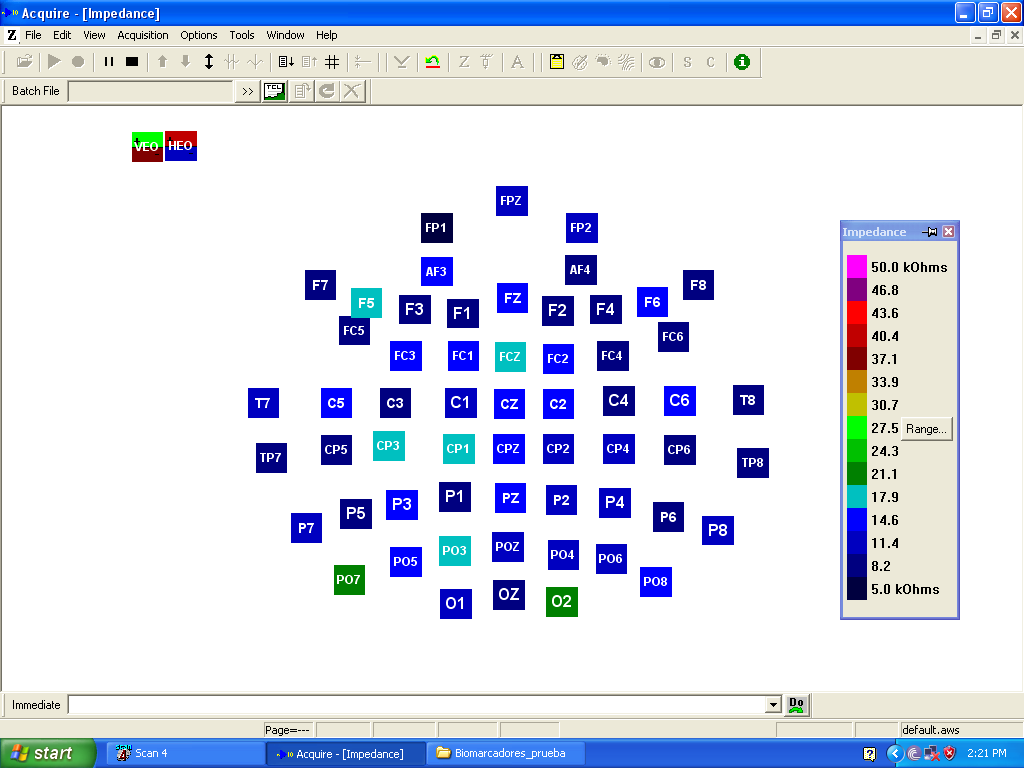
#> input picture images/1.bmp, 1024 x 768 px
$ python -i impedance.py   (imports and definitions only)
#> lines starting #> are read from the running program, lines starting #| are printed output that depends on the picture; after the words box and inside, x2 and y2 are one past the last pixel; in counts of white or black regions, pixels touching at a corner belong together
#> in get_electrodes, img_raw is the input picture: shape (768, 1024, 3); mean B, G, R 235.7, 220.5, 214.4
#--------------------------------------------------------------------------------------------------
#--------------------Extraccion de impedancias en escala de color----------------------------------
#--------------------------------------------------------------------------------------------------
#-------------Alexis Rafael del Carmen Ávila Ortiz--------CC 1083555169----------------------------
#-------------alexis.avila@udea.edu.co--------------------Wpp +57 305 2230574----------------------
#--------------------------------------------------------------------------------------------------
#-------------Yorguin José Mantilla Ramos-----------------CC 1127617499----------------------------
#-------------yorguinj.mantilla@udea.edu.co---------------Wpp +57 311 5154452----------------------
#--------------------------------------------------------------------------------------------------
#--------------------------------------------------------------------------------------------------
#--------------------------------------------------------------------------------------------------
#----------------------Estudiantes Facultad de Ingenieria  ----------------------------------------
#--------Curso Básico de Procesamiento de Imágenes y Visión Artificial-----------------------------
#--------------------------Septiembre de 2021------------------------------------------------------
#--------------------------------------------------------------------------------------------------
import cv2                          # Para el procesamiento de Imagenes
import numpy as np                  # Para manejo de matricesS
import os                           # Para la manipulacion del sistema de archivos
import shutil                       # Para la manipulacion del sistema de archivos
import pandas as pd                 # Para crear la tabla final de electrodos
from copy import deepcopy           # Para hacer copias reales de variables
import json                         # Para guardar algunos metadatos
#--------------------------------------------------------------------------------------------------
#-------------Parametros constantes-----------------------------------------------------------------
#--------------------------------------------------------------------------------------------------

# Definimos dos listas que siguen el mismo orden para representar el mapeo de un color a un valor
# de impendancia: COLOR[i] --> IMPEDANCIA[i].

# En un futuro la idea es que estas dos listas se obtengan de forma automatica
# desde la imagen. Sin embargo ya que solo en raras ocasiones cambia, por ahora
# se mantiene como un parametro constante en la ejecucion.

Z_COLORS = [(255,0,255),            # Esta lista contiene n-tuplas de 3 posiciones.
(128,0,128),                        # Cada una representando un color en formato BGR,
(0,0,255)  ,                        # es decir: (B,G,R)
(0,0,192)  ,
(0,0,128)  ,
(0,128,192),
(0,192,192),
(0,255,0)  ,
(0,192,0)  ,
(0,128,0)  ,
(192,192,0),
(255,0,0)  ,
(192,0,0)  ,
(128,0,0)  ,
(63,0,0)   ,
(0,0,0)    ]

K = 1000                            # Sufijo K para abreviar kilo-ohms
Z_VALUES = [50*K  ,                 # Lista de impedancias, en el mismo orden que los colores
46.8*K,                             # De tal forma que al indexar ambas en un mismo sub-indice
43.6*K,                             # se obtienen el color y la impedancia correspondiente y
40.4*K,                             # ligados entre si.
37.1*K,
33.9*K,
30.7*K,
27.5*K,
24.3*K,
21.1*K,
17.9*K,
14.6*K,
11.4*K,
8.2*K ,
5*K   ,
np.nan]

def get_dist(a,b):
    """Calcular distancia euclidiana entre dos tuplas con numeros.

    Util para por ejemplo calcular la distancia entre dos colores.
    Tanto a como b deben tener la misma cantidad de elementos (dimensiones).
    Y ademas las dimensiones deben estar organizadas en el mismo orden.

    Parameters
    ----------
    a : tupla numerica 1
    b : tupla numerica de referencia (la que resta)

    Returns
    -------
    float :
        La distancia euclidiana de `a` respecto a `b`
    """
    ds = []                             # Lista para guardar distancias de cada dimension
    for i,_ in enumerate(a):            # Recorremos a traves de las dimensiones
        ds.append( (a[i]-b[i])**2)      # Distancia componente a componente

    # Ya obtenidas las distancias componente a componente
    # Retornamos la raiz cuadradas de sus sumas
    return np.sqrt(np.sum(ds))

def z_mapping(bgr,Z_COLORS,Z_VALUES):
    """Mapear un color BGR a una impedancia.

    Esta funcion mapea un color BGR a una impedancia siguiendo un mapeo
    dado por dos listas organizadas que contienen la informacion de la
    escala de colores vs impedancia:
        Z_COLORS (colores esperados)
        Z_VALUES (impendancias de los colores esperados)

    El mapeo del color entrante bgr se logra buscando el color mas cercano a este en Z_COLORS.

    Parameters
    ----------
    bgr : tuple
        Tupla numerica de 3 dimensiones que contiene un color BGR en ese orden.
        Este color es el que intentaremos mapear a una impedancia.
    Z_COLORS : list[tuple]
        Lista de colores esperados (tuplas BGR) dada la escala de colores vs impendancias
    Z_VALUES : list[float]
        Lista de impedancias (flotantes) dada la escala de colores vs impendancias

    Returns
    -------
    tuple:
        (
            float: impedancia,
            float: distancia al color mas cercano en la escala
        )

    """
    # Calculamos la distancia del color entrante a cada uno de los colores de la escala dada
    dists = [get_dist(bgr,o) for o in Z_COLORS]

    # Notemos que `dists` tiene el mismo orden que `Z_COLORS` y `Z_VALUES`
    # Encontramos el indice de la minima distancia a algun color de la escala
    idx = np.argmin(dists)

    impedancia = Z_VALUES[idx]  # Asignamos la impedancia del color mas cercano de la escala al color entrante
    distancia = dists[idx]      # Guardamos tambien la distancia entre el color entrante y el color de la escala escogido
                                # La distancia nos sirve como una metrica de error de mapeo
                                # Lo deseado es que sea de 0
    return impedancia,distancia # Retorno


def plot_fun(x,title='untitled',func_sig='',plot=True,waitkey=True):
    """Procedimiento auxiliar para graficar y esperar
    la entrada del usuario si es requerido.
    x : np.ndarray
        La imagen a graficar
    title: str
        Titulo de la imagen
    func_sig: str
        Firma para proveer contexto
    plot: bool
        Indica si graficar o no la imagen.
    waitkey: bool
        Indica si esperar entrada del usuario para seguir con el algoritmo luego
        de graficar una imagen.
        Ignorado si plot es False.
    Returns
    -------
    None
    """
    name = func_sig+title
    if plot:                                                # Si modo de graficacion activo
        cv2.imshow(name, x)                                 # Graficamos la imagen
        if waitkey:                                         # Esperamos la entrada del usuario
            cv2.waitKey()                                   # de ser solicitado

# [18 lines left out: function binarizar_BGR, not called in this run]
def remover_exterior(img,plot=False,waitkey=False):
    """Elimina la ventana externa para quedar solo con
    los electrodos,la escala y el fondo blanco.

    Parameters
    ----------
    img: arreglo de numpy de una imagen BGR
        La imagen a procesar. Dimensiones (altura,ancho,3 capas de colores)
    plot: bool
        Indica si graficar o no la imagen a medida que es procesada.
    waitkey: bool
        Indica si esperar entrada del usuario para seguir con el algoritmo luego
        de graficar una imagen.
        Ignorado si plot es False.
    Returns
    -------
    tupla con dos listas:
        lista 1:
            Imagenes en cada fase del proceso.
        lista 2:
            Label de cada imagen de la lista 1
            ['Imagen Entrante',
            'Imagen Escala de Grises',
            'Imagen Binarizada',
            'Contornos Exteriores',
            'Contorno Maximo: Area Blanca']

    El resultado final del proceso estara en la ultima posicion del arreglo ([-1])
    """
#> called with plot = False, waitkey = False

    func_signature = 'RemoverExterior:'     # Firma de la funcion para identificar
                                            # sus impresiones en consola y titulos

    all_images = []                                                 # Lista para ir guardando las imagenes a medida
                                                                    # de que avanzamos en el procesamiento (historial)
    all_titles = []                                                 # Lista para guardar metadatos del historial

    title = 'Imagen Entrante'                                       # Solo una variable para guardar metadatos del historial
    plot_fun(img,title,func_signature,plot,waitkey)                 # Graficacion si es solicitada
    all_images.append(np.copy(img))                                 # Añadir imagen al historial
    all_titles.append(title)                                        # Añadir metadatos
                                                                    # TODO: Este seccion de codigo (title a append) es repetitivo
                                                                    # Se puede colocar en una sola funcion

    # Objetivo: Extraer contornos de aquello que es blanco,
    # es decir, el fondo del interior de la imagen.

    imgray = cv2.cvtColor(img, cv2.COLOR_BGR2GRAY)                             # Convertimos a escala de grises
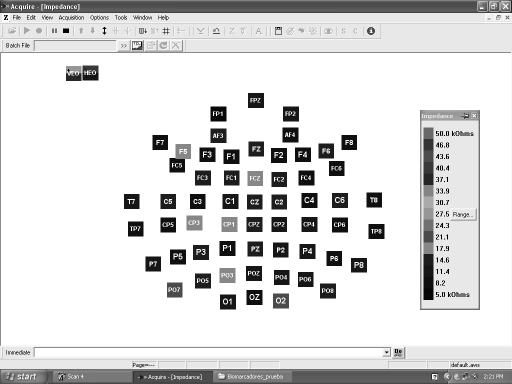
#> imgray: shape (768, 1024) (shown at 1/2 size); min 0, max 255, mean 220.4
                                                                               # para facilitar la discriminacion del blanco entre lo demas
    title = 'Imagen Escala de Grises'                                          # Solo una variable para guardar metadatos del historial
    plot_fun(imgray,title,func_signature,plot,waitkey)                         # Graficacion si es solicitada
    all_images.append(np.copy(imgray))                                         # Añadir imagen al historial
    all_titles.append(title)                                                   # Añadir metadatos

    # Binarizacion, permite identificar lo "muy blanco" en escala de grises.
    bin_low = 250                                                               # Seleccionamos umbrales muy selectivos
    bin_high = 255                                                              # Ya que el blanco que buscamos es practicamente puro
    ret, thresh = cv2.threshold(imgray, bin_low, bin_high, cv2.THRESH_BINARY)   # La binarizacion en si.
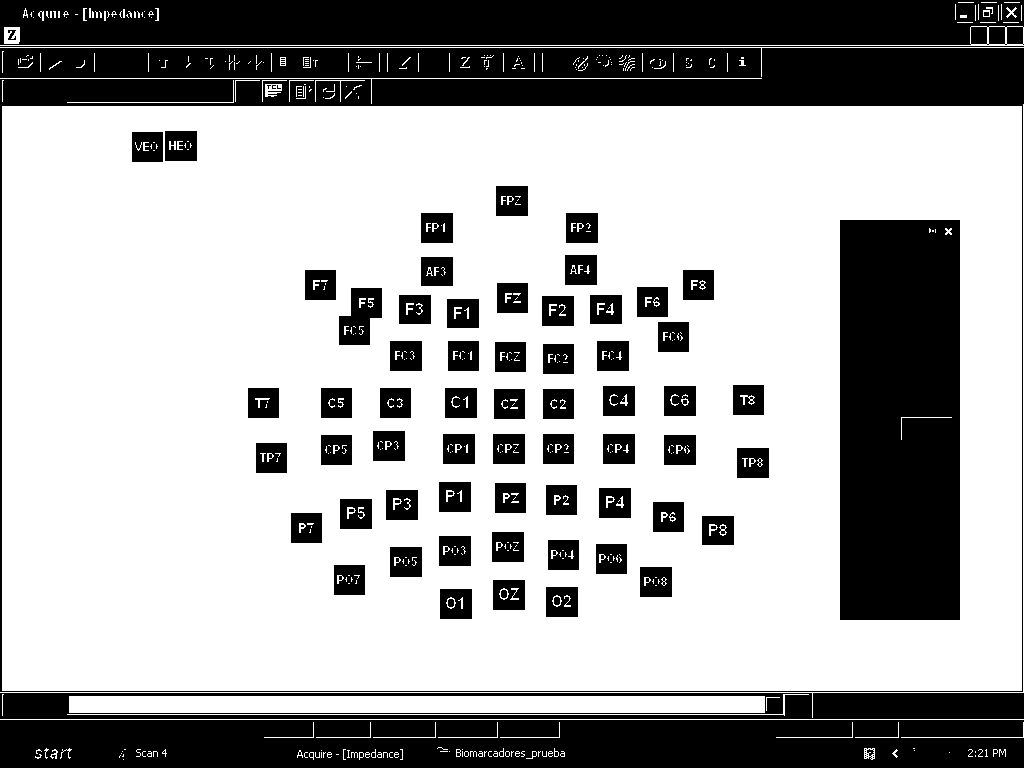
#> thresh: shape (768, 1024); 66% white; 98 black regions (28 under 20 px)
#> ret = 250

    title = 'Imagen Binarizada'                                                 # Solo una variable para guardar metadatos del historial
    plot_fun(thresh,title,func_signature,plot,waitkey)                          # Graficacion si es solicitada
    all_images.append(np.copy(thresh))                                          # Añadir imagen al historial
    all_titles.append(title)                                                    # Añadir metadatos

    # Extraccion de contornos
    # Esto se hara en el modo RETR_EXTERNAL, retornando asi solo los contornos exteriores (del cual el fondo blanco hace parte)
    contours, hierarchy = cv2.findContours(thresh, cv2.RETR_EXTERNAL, cv2.CHAIN_APPROX_SIMPLE)  # Busqueda de contornos
#> contours = 293 contours, 281 with area under 20; largest, box (x1, y1, x2, y2) and area: (2, 106, 1022, 691) 595096, (69, 696, 765, 713) 11120, (0, 26, 1024, 46) 1000, (4, 27, 20, 44) 238, (265, 84, 282, 97) 123

    # De los contornos extraidos, el fondo blanco sera el contorno mas grande
    # Usamos esta caracteristica para identificarlo

    assert len(contours) != 0,'No se pudieron encontrar contornos.'           # Aseguramos que se haya podido algun contorno
                                                                              # De lo contrario damos error

    # Coloreamos en azul los contornos encontrados para monitorear el algoritmo
    imgcontours  = cv2.drawContours(np.copy(img), contours, -1, 255, 3)       # Coloreamos Contornos
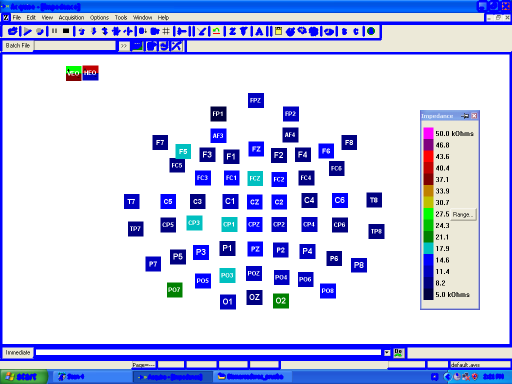
#> imgcontours: shape (768, 1024, 3) (shown at 1/2 size); mean B, G, R 238.5, 203.9, 198.1
    title = 'Contornos Exteriores'                                            # Solo una variable para guardar metadatos del historial
    plot_fun(imgcontours,title,func_signature,plot,waitkey)                   # Graficacion si es solicitada
    all_images.append(np.copy(imgcontours))                                   # Añadir imagen al historial
    all_titles.append(title)                                                  # Añadir metadatos

    # El contorno mas grande sera el contorno exterior blanco
    # Nuestro objetivo es identificarlo entre todos los contornos
    max_contour = max(contours, key = cv2.contourArea)                        # Encontramos el area del contorno mas grande
#> max_contour = [[2, 106], [2, 690], [1021, 690], [1021, 106]]
                                                                              # cv2.contourArea es la funcion que calcula el area de un contorno
                                                                              # para luego comparar todas las areas y encontrar la mas grande
    x,y,w,h = cv2.boundingRect(max_contour)                                   # Determinamos el rectangulo limitrofe del contorno
#> x = 2; y = 106; w = 1020; h = 585

    # Recortamos el contorno mas grande, siendo este el resultado final de la funcion
    cropped_image = img[y:y+h, x:x+w]                                         # Recortamos la imagen dado el rectangulo limitrofe
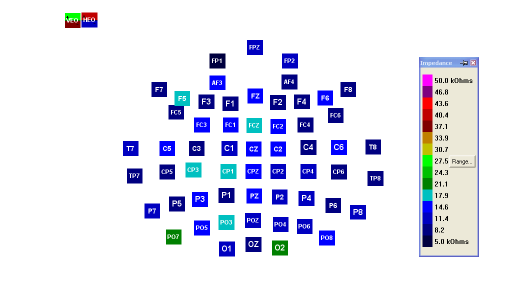
#> cropped_image: shape (585, 1020, 3) (shown at 1/2 size); mean B, G, R 242.5, 229.8, 228.3
    title = 'Contorno Maximo: Area Blanca'                                    # Solo una variable para guardar metadatos del historial
    plot_fun(cropped_image,title,func_signature,plot,waitkey)                 # Graficacion si es solicitada
    all_images.append(np.copy(cropped_image))                                 # Añadir imagen al historial
    all_titles.append(title)                                                  # Añadir metadatos

    # Para verificar el correcto funcionamiento del algoritmo
    # vemos que el historial y las imagenes guardadas tengan la misma cantidad de elementos
    assert len(all_images) == len(all_titles),'Error, el tamaño del historial no corresponde con la lista de imagenes'
    return all_images,all_titles                                              # Retornamos imagenes y el historial


def is_electrode(area,low=700,high=3000):
    """Determina si un area corresponde a un electrodo dado unos umbrales.

    Parameters
    ----------
    area : numeric
        Area que se quiere clasificar
    low : minima area aceptable para ser electrodo, exclusivo
    high : maxima area aceptable para ser electrodo, exclusivo

    Returns
    -------
    bool :
        True si es electrodo (cumple con los umbrales)
        False en otro caso.
    """
    if area > low and area < high:          # Area dentro del intervalo dado por los umbrales
        return True                         # Si cumple intervalo, es electrodo
    else:                                   # De lo contrario...
        return False                        # NO.

# [31 lines left out: function save_electrodes_images, not called in this run]

def get_electrodes(filepath,Z_COLORS=Z_COLORS,Z_VALUES=Z_VALUES,plot=False,waitkey=False,write=False):
    """Obtener electrodos de una imagen de nombre `filename`, dentro de `input_dir`.

    El error de mapeo es la distancia euclidiana entre el color detectado para el electrodo y el color escogido en la escala Z_COLORS.

    Parameters
    ----------
    filepath : str
        Ruta completa de la imagen.
    plot: bool
        Indica si graficar o no la imagen a medida que es procesada.
    waitkey: bool
        Indica si esperar entrada del usuario para seguir con el algoritmo luego
        de graficar una imagen.
        Ignorado si plot es False.

    Returns
    -------
    list[list]:
        lista con listas de 4 posiciones:
            [array del electrodo,numero del electrodo,impedancia,error de mapeo]
    """
    #TODO: Agregar monitoreo (graficas) e historial a la funcion tal como se hizo con remover_exterior
    img_raw = cv2.imread(filepath)                                      # Lectura de la imagen entrante

    # Remocion de las ventanas exteriores
    imagenes_remocion,historial_remocion = remover_exterior(img_raw)    # Removemos el "exterior" de la imagen
#> imagenes_remocion = 5 items; historial_remocion = ['Imagen Entrante', 'Imagen Escala de Grises', 'Imagen Binarizada', 'Contornos Exteriores', 'Contorno Maximo: Area Blanca']
    img = imagenes_remocion[-1]                                         # Nos quedamos con la imagen recortada a solo la parte interna
    cropped_img = img.copy()                                            # Hacemos una copia inalterada en memoria

    # Segmentacion

    # Primero detectamos bordes mediante Canny
    # Porque antes de Canny no suavizamos?
    # Porque la imagen al ser una captura de pantalla viene con muy poco ruido
    # Entonces el suavizado no hace mayor efecto sobre el resultado de canny
    canny = cv2.Canny(img, 200, 255, 1)                                 # Detectamos bordes mediante canny
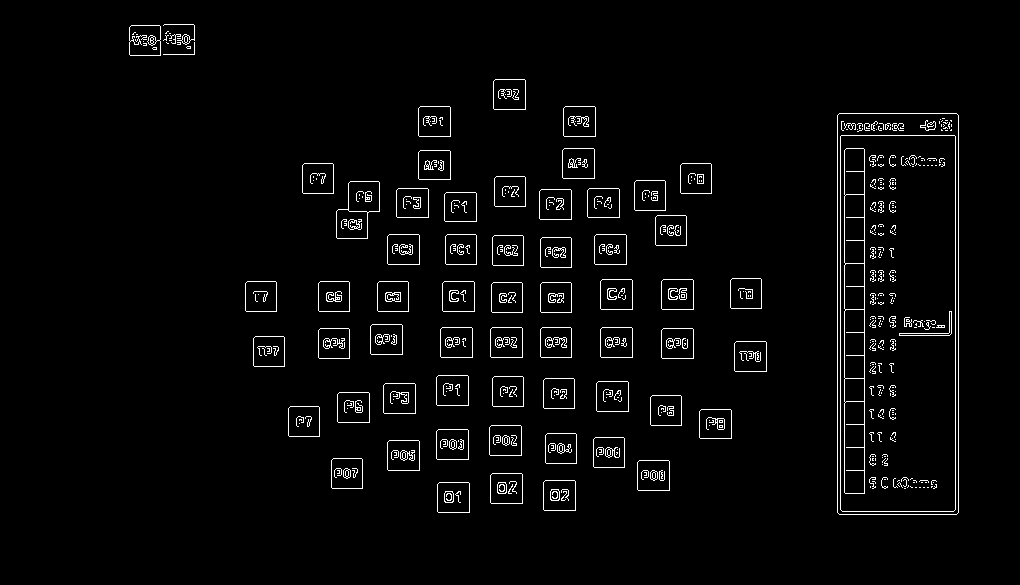
#> canny: shape (585, 1020); 2.9% white in thin lines or dots, all inside (x1, y1, x2, y2) = (129, 24, 959, 515)

    # Encontramos los contornos EXTERNOS
    # Esto ya que lo que nos interesa separar electrodos
    # Por el momento no nos interesa las letras ni nada
    # Porque no dilatamos antes?
    # Porque los bordes externos estan muy bien definidos (es una captura de pantalla)
    # La dilatacion no nos da una ventaja
    cnts = cv2.findContours(canny, cv2.RETR_EXTERNAL, cv2.CHAIN_APPROX_NONE)
#> cnts = 70 contours, 10 with area under 20; largest, box (x1, y1, x2, y2) and area: (837, 113, 959, 515) 48513, (336, 181, 380, 239) 1788, (437, 482, 470, 513) 957, (543, 480, 576, 511) 957, (490, 473, 523, 504) 957

    # findContours va a retornar 2 o 3 argumentos
    # Este if nos permite quedarnos con los contornos
    # Independientemente de la version
    cnts = cnts[0] if len(cnts) == 2 else cnts[1]


    # Ahora necesitamos discriminar los contornos que son electrodos de los que no
    # Esto lo haremos debido a que el area de un electrodo es practicamente igual siempre

    # Calculamos areas de los contornos
    contour_areas =[]                   # Lista para las areas
    for c in cnts:                      # Iteramos sobre los contornos
        _,_,w,h =cv2.boundingRect(c)    # Obtenemos el rectangulo limitrofe
        contour_areas.append(w*h)       # Calculamos el area como basexaltura
#> this loop made 70 passes
#> (w, h) on passes 1 to 8: (33, 31), (33, 31), (33, 31), (33, 31), (32, 31), (33, 31), (32, 31), (32, 31)
#> (the rest of the program and of its run is left out)
